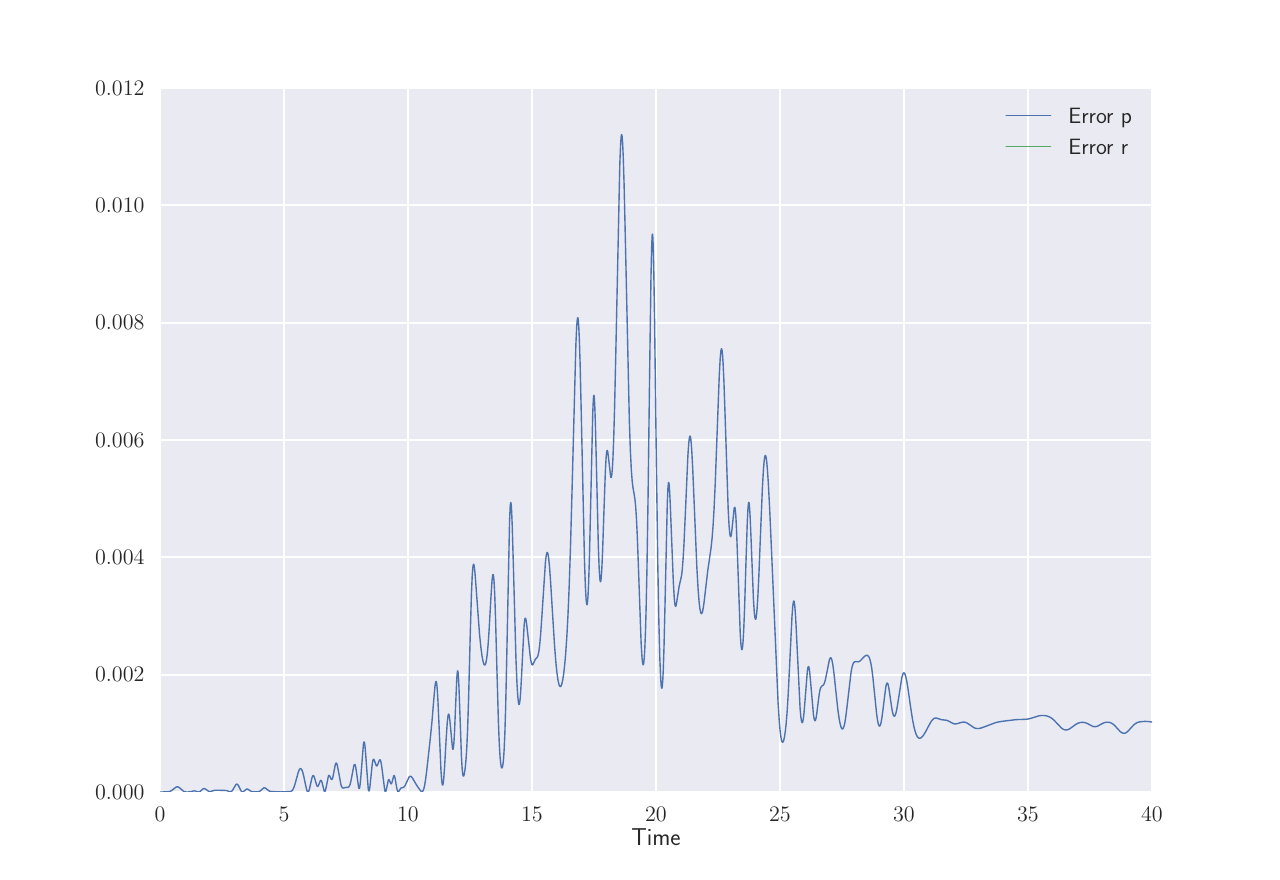

This chart was generated by the following Python code:
#!/usr/bin/python

import numpy as np
import pylab as plt
import seaborn as sns

sns.set_context("poster")
#with open("traj.dat") as f:
#    data = f.read()
#
#    data = data.split('\n')
#
#    x = [row.split(' ')[0] for row in data]
#    y = [row.split(' ')[1] for row in data]
#
#    fig = plt.figure()
#
#    ax1 = fig.add_subplot(111)
#
#    ax1.set_title("Plot title...")    
#    ax1.set_xlabel('your x label..')
#    ax1.set_ylabel('your y label...')
#
#    ax1.plot(x,y, c='r', label='the data')
#
#    leg = ax1.legend()
#fig = plt.figure()
plt.subplot(111)
#plt.ylim(-8,8)
dat = np.genfromtxt(fname='err.dat') 
plt.plot(dat[:,0],dat[:,1],lw=1,label='Error p')
plt.plot(dat[:,0],dat[:,2],lw=1,label='Error r')

#plt.ylim(0,5)
#plt.figure(1) 
#plt.plot(x,y1,'-')
#plt.plot(x,y2,'g-')
plt.xlabel('Time')
#plt.ylabel('position')
#plt.title('traj')

#plt.subplot(212)
#data = np.genfromtxt(fname='../2.0.2/traj.dat') 
#data = np.loadtxt('traj.dat')


plt.legend()

plt.savefig('err.pdf')

plt.show() 



